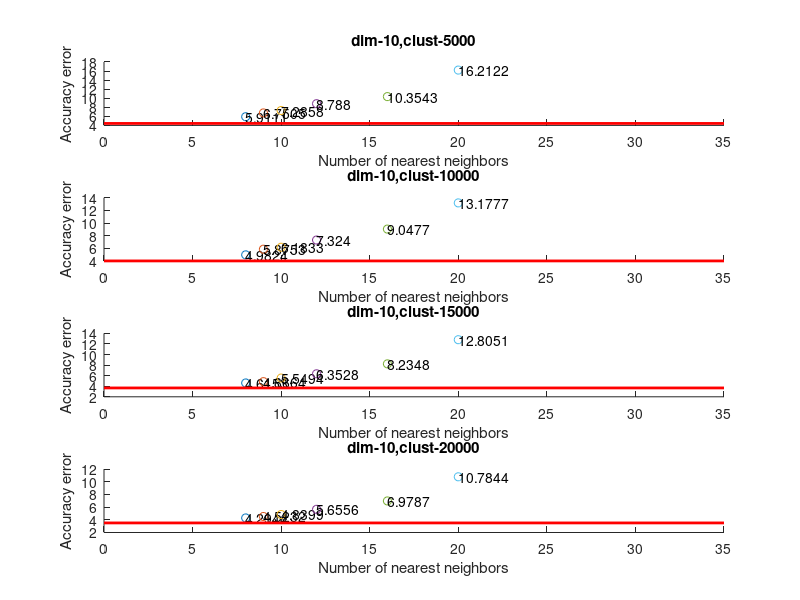
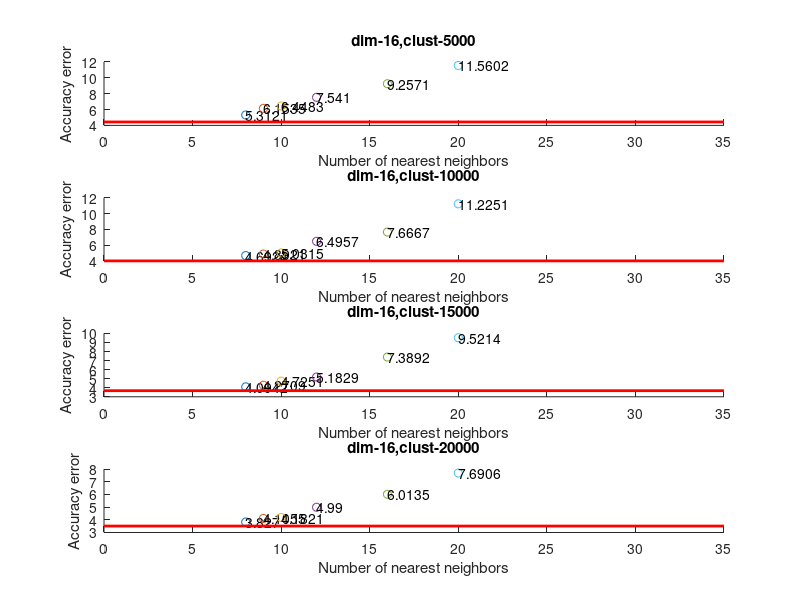
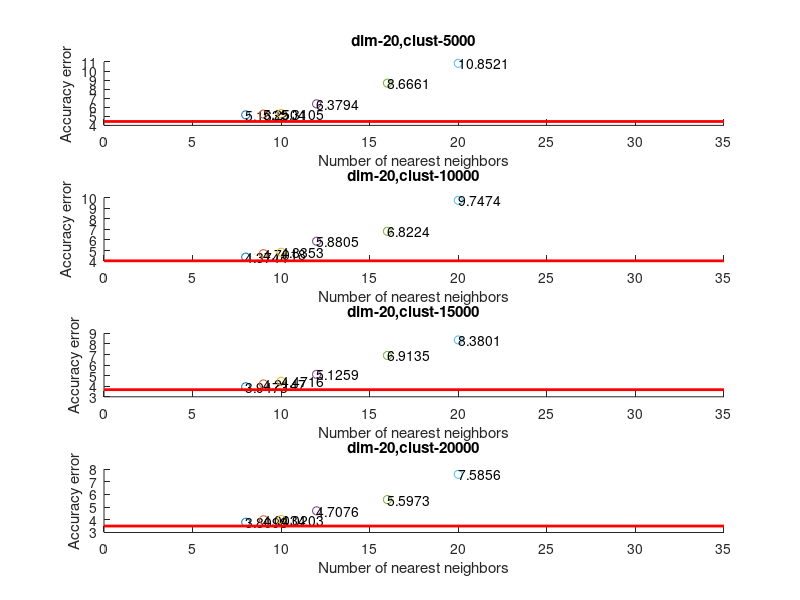
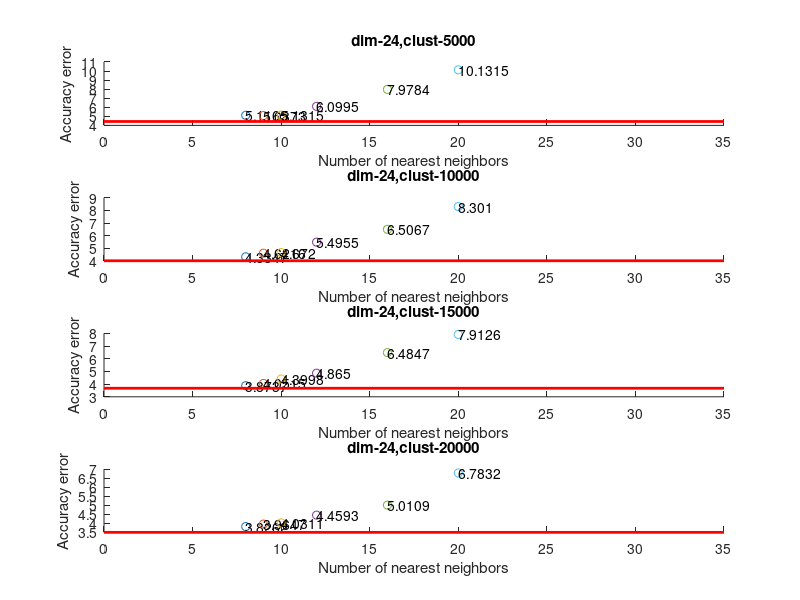

Source code (MATLAB) for these figures, in order:
%% Visualize Experiment results

clear all; close all; clc;
% Param: [K clust d]
load('MNIST_Experiments_Kmeans/results_classification_err.mat');

no_dimRed = [4.4310; 4.0255; 3.6742; 3.5085];

% Experiment parameters
% LLE Num of neighbors
neighbors = [8; 9; 10; 12; 16; 20];

% LLE Num of new dimensionality 
dim = [10; 16; 20; 24; 32; 40; 52; 64; 96; 128; 164; 196; 256];

% Clust size  
clust = [5000; 10000; 15000; 20000];

% Best accuracy
min = 100.00;
param = zeros(3,1);

% Loop for each dimension
for d=1:size(results_classification_err,3)
    figure(d);
    
    % Loop for each clust_size
    for b=1:size(results_classification_err,2)
        subplot(size(clust,1),1,b);
        
        % Loop for each neighbor
        for k=1:size(results_classification_err,1)
            if(results_classification_err(k,b,d) < min)
               min = results_classification_err(k,b,d);
               param(1,1) = k; param(2,1) = b; param(3,1) = d;
            end
            
            scatter(neighbors(k,1),double(results_classification_err(k,b,d)));hold on;
            text(neighbors(k,1), results_classification_err(k,b,d),num2str(results_classification_err(k,b,d)));
        end
        line([0,max(neighbors)+15],[no_dimRed(b,1),no_dimRed(b,1)],'Color','r','LineWidth',2)
        title(strcat('dim-',int2str(dim(d,1)),',','clust-',int2str(clust(b,1))));
        xlabel('Number of nearest neighbors');
        ylabel('Accuracy error');
        hold off;
    end
end

fprintf('Best accuracy with dimensionality reduction: %f, dim: %d, clust: %d, neighbors: %d \n',...
        min, dim(param(3,1),1), clust(param(2,1),1), neighbors(param(1,1),1));
fprintf('Accuracy without dimensionality reduction: %f \n', no_dimRed);


